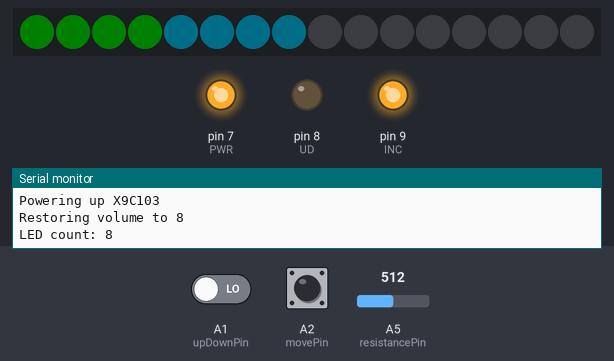
The sketch below on a simulated Arduino Uno, built with avr-gcc and run on an emulated ATmega328P. Shown: 16 RGB LEDs in strip order, left to right, output pins drawn as LEDs (lit = HIGH), the last lines printed to the serial monitor. Dashed ring = blinking. The inputs (shaded band) are chosen by the test bench; at power-on: A2 (movePin) HIGH, A1 (upDownPin) LOW, A5 (resistancePin) = 512. Dim RGB values are drawn brighter than linear; pins used as bus, display or sensor lines are not drawn.

Above: at 1.2 s.
1.3 s: A2 (movePin) pulled LOW for 1 s
At 1.52 s:
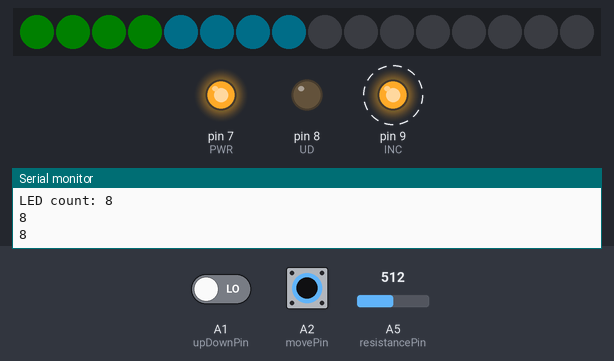
3.8 s: A2 (movePin) pulled LOW for 3.2 s
At 7.2 s:
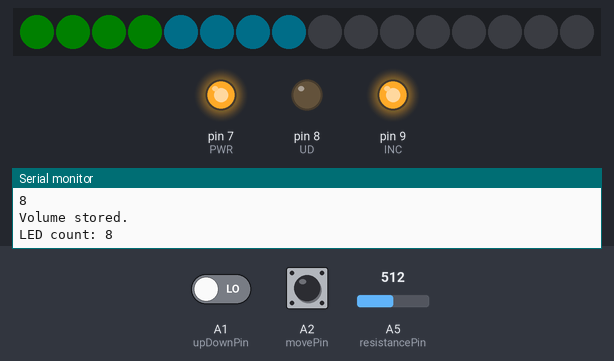
8.5 s: A1 (upDownPin) driven HIGH and A2 (movePin) driven LOW
At 10.3 s:
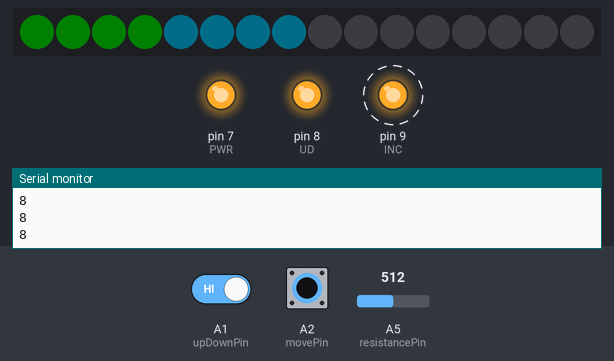
10.4 s: A2 (movePin) driven HIGH
At 11.1 s:
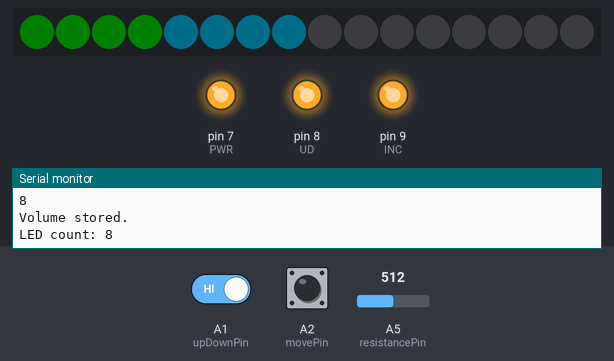
11.9 s: A2 (movePin) driven LOW
At 12.12 s:
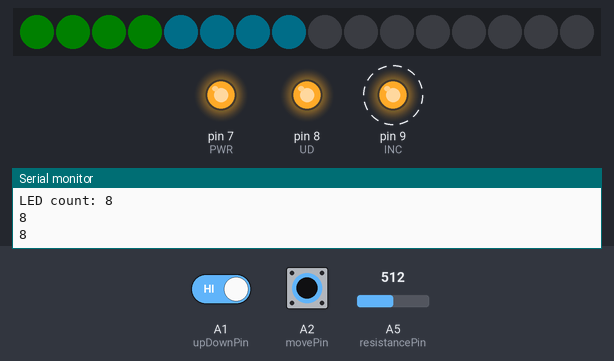
Timing chart, 0 to 15.2 s (numbered marks = the images above; inputs shaded):
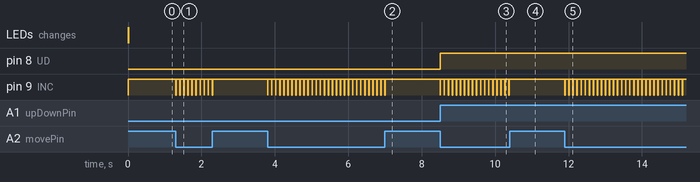

The sketch:

Digital_Resistor_X9C103_NeoPixel.ino
```cpp
#include "Arduino.h"

// This is the library we need
#include <FastLED.h>

// How many LEDs are connected?
#define NUM_LEDS 16

// Define the Pins
#define DATA_PIN 6

// Define the array of LEDs
CRGB leds[NUM_LEDS];

// Digital resistor X9C103
#define upDownPin A1
#define movePin A2
#define resistancePin A5

// X9C103 pins
#define CS	10
#define INC	9
#define UD	8
#define PWR 7

// Current mode is INC or DEC volume?
bool isINC = true;

// ---------------------------------------------------------------
// SETUP     SETUP     SETUP     SETUP     SETUP     SETUP
// ---------------------------------------------------------------
void setup() {
	Serial.begin(115200);

	FastLED.addLeds<NEOPIXEL, DATA_PIN>(leds, NUM_LEDS);

	// CS LOW is active
	pinMode(CS, OUTPUT);
	digitalWrite(CS, LOW); // ON

	// INC - LOW is active
	pinMode(INC, OUTPUT);
	digitalWrite(INC, HIGH); // OFF

	// UP is high, DOWN is low
	pinMode(UD, OUTPUT);

	// Power up device
	Serial.println("Powering up X9C103");
	pinMode(PWR, OUTPUT);
	digitalWrite(PWR, HIGH);
	delay(10);

	// Retrieve stored volume setting
	Serial.print("Restoring volume to ");
	Serial.println(readVolume());

	// Demo switches, direction and push button
	pinMode(upDownPin, INPUT);
	pinMode(movePin, INPUT_PULLUP);

	// Initial lighting up
	lightLEDs();
}

// ---------------------------------------------------------------
// LOOP     LOOP     LOOP     LOOP     LOOP     LOOP     LOOP
// ---------------------------------------------------------------
void loop() {

	// Any change to resistor value?
	if (changeVolume()) {

		// Light them up
		lightLEDs();
	}
}

void lightLEDs() {
	// Map the pot values to 0 - Number of LEDs (restricted to 1000)
	// to avoid flicker at the extreme end of the pot.
	int numLedsToLight = readVolume();
	Serial.print("LED count: ");
	Serial.println(numLedsToLight);

	// Clear the existing led values
	FastLED.clear();

	// Change led colours for each 'block' of LEDs
	// If you have more / less LEDs than 12 you will have to change this
	for (int led = 0; led < numLedsToLight; led++) {
		// First 4 LEDs
		if (led < 4) leds[led] = CRGB::Green;

		// Second 4 LEDs
		if ((led >= 4) & (led < 8)) leds[led] = CRGB::DeepSkyBlue;

		// Next 3 LEDs
		if ((led >= 8) & (led < 11)) leds[led] = CRGB::Red;

		// Final LEDs
		if (led >= 11) leds[led] = CRGB::AliceBlue;
	}

	// Brightness ranges from 0 (off) to 100 (watch current consumption!)
	FastLED.setBrightness(10);

	// Update the display
	FastLED.show();
}

long readVolume() {
	// Get the new resistance
	return map(analogRead(resistancePin), 0, 1020, 0, NUM_LEDS);
}

void storeVolume() {
	// Ensure INC is HIGH then move CS HIGH and back to LOW
	digitalWrite(INC, HIGH);
	delayMicroseconds(1);
	digitalWrite(CS, HIGH);
	delay(20);
	digitalWrite(CS, LOW);
	Serial.println("Volume stored.");
}

bool changeVolume() {
	// Are we INC or DEC the value?
	isINC = digitalRead(upDownPin) == HIGH;

	// Did we change the volume flag
	bool volChange = false;

	// If the UD pin is pressed initiate a change to resistance
	while (digitalRead(movePin) == LOW) {

		// Set the direction, up/down
		digitalWrite(UD, isINC ? HIGH : LOW);

		// Increment or Decrement as per the UD value
		digitalWrite(INC, LOW);
		delay(10);

		// Done!
		digitalWrite(INC, HIGH);

		// Get the new resistance
		Serial.println(readVolume());

		// Set the flag that shows we have changed the volume
		volChange = true;

		delay(100);
	}

	if (volChange) {
		storeVolume();
		return true;
	}
	else
		return false;
}
```

Measured:
- after the input at 1.3 s, pin 9 (INC): alternates HIGH for 0.10 s and LOW for 0.01 s, 20 changes in all, then stays HIGH, starting at once
- after the input at 3.8 s, pin 9 (INC): alternates HIGH for 0.10 s and LOW for 0.01 s, 60 changes in all, then stays HIGH, starting at once
- after the input at 8.5 s, pin 8 (UD): LOW → HIGH at once; pin 9 (INC): alternates HIGH for 0.10 s and LOW for 0.01 s, starting at once
- after the input at 10.4 s, pin 9 (INC): stops changing and stays HIGH
- after the input at 11.9 s, pin 9 (INC): alternates HIGH for 0.10 s and LOW for 0.01 s, starting at once
